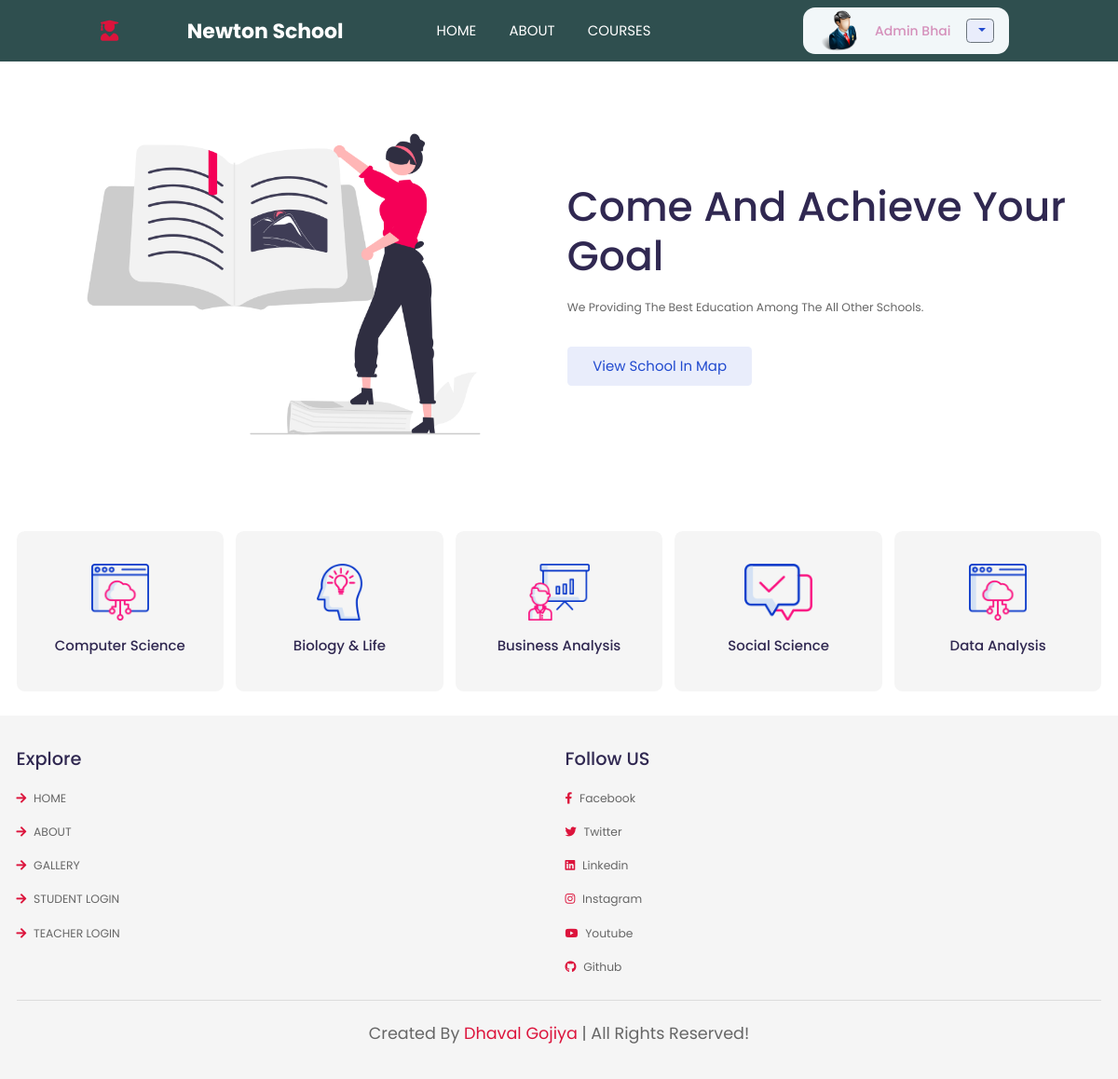
Page / (signed in) on the committed database.
### users/models.py (models this page shows)
class SchoolUser(AbstractUser):
    USER_CHOICE = [(USER_CHOICE_VALUE_TEACHER, 'Teacher'),
                   (USER_CHOICE_VALUE_STUDENT, 'Student'),
                   ]
    birthdate = models.DateField(null=True, blank=True)
    phone = models.IntegerField(null=True, blank=True)
    standard = models.IntegerField(null=True, blank=True)
    subject = models.CharField(max_length=30, blank=True)
    email = models.EmailField(unique=True)
    local_address = models.TextField(max_length=200, blank=True)
    permanent_address = models.TextField(max_length=200, blank=True)
    user_type = models.CharField(max_length=10, choices=USER_CHOICE)
    terms_conditions = models.BooleanField(default=False)
    user_icon = models.ImageField(upload_to='images/profile-icon', blank=True,
                                  default='images/no-profile-icon/default.png')
    REQUIRED_FIELDS = ['local_address', 'email']

### newtonschool/views.py (the view)
# urls.py: path('', views.newton_school_dashboard, name='school_dashboard'),
def newton_school_dashboard(request):
    return render(request, "newtonschool/dashboard.html", )

### newtonschool/templates/newtonschool/dashboard.html (shortened to what this page needs)
<!DOCTYPE html>
{% load static %}
<html lang="en">
<head>
    <link rel="stylesheet" href="https://cdnjs.cloudflare.com/ajax/libs/font-awesome/5.15.4/css/all.min.css">
    <link rel="stylesheet" href="{% static 'css/bootstrap.css' %}">
    <link rel="stylesheet" href="{% static 'newtonschool/css/style.css' %}">
</head>
<body>
<header class="header">
    <a href="{% url 'school_dashboard' %}" class="logo"> <i class="fas fa-user-graduate"></i></a> <a
        href="{% url 'school_dashboard' %}" class="logo">Newton School</a>
    <nav class="navbar">
        <ul>
            <li><a href="{% url 'school_dashboard' %}">HOME</a></li>
            <li><a href="{% url 'school_about' %}">ABOUT</a></li>
            <li><a href="{% url 'courses' %}">COURSES</a></li>
        </ul>
        {% if request.user.is_authenticated %}
        <div class="dropdown navbar-nav">
            <img class="login-icon" src="{{ request.user.user_icon.url }}" alt="User Profile Image"/>
            <a href="#" class="user-pf">{{ request.user.get_full_name }}</a>
            <button class="btn btn-secondary dropdown-toggle" type="button" id="dropdownMenuButton1"
            >
            </button>
        </div>
        {% endif %}
    </nav>
</header>
<section class="home">
    <div class="image">
        <img src="{% static 'newtonschool/images/home-img.png'%}" alt="">
    </div>
    <div class="content">
        <h3>come and achieve your goal</h3>
        <p>we providing the best education among the all other schools.</p>
        <a href="map.html" class="btn">View school in map</a>
    </div>
</section>
<section class="category">
    <a href="#" class="box">
        <img src="{% static 'newtonschool/images/category-1.png'%}" alt="">
        <h3>computer science</h3>
    </a>
    <a href="#" class="box">
        <img src="{% static 'newtonschool/images/category-2.png'%}" alt="">
        <h3>biology & life</h3>
    </a>
    <a href="#" class="box">
        <img src="{% static 'newtonschool/images/category-3.png'%}" alt="">
        <h3>business analysis</h3>
    </a>
    <a href="#" class="box">
        <img src="{% static 'newtonschool/images/category-4.png'%}" alt="">
        <h3>social science</h3>
    </a>
    <a href="#" class="box">
        <img src="{% static 'newtonschool/images/category-5.png'%}" alt="">
        <h3>data analysis</h3>
    </a>
</section>
<section class="footer">
    <div class="box-container">
        <div class="box">
            <h3>explore</h3>
            <a href="{% url 'school_dashboard' %}"> <i class="fas fa-arrow-right"></i> HOME </a>
            <a href="{% url 'school_about' %}"> <i class="fas fa-arrow-right"></i> ABOUT </a>
            <a href="course-1.html"> <i class="fas fa-arrow-right"></i> GALLERY </a>
            <a href="{% url 'student_reg' %}"> <i class="fas fa-arrow-right"></i> STUDENT LOGIN </a>
            <a href="{% url 'teacher_reg' %}"> <i class="fas fa-arrow-right"></i> TEACHER LOGIN </a>
        </div>
        <div class="box">
            <h3>Follow US</h3>
            <a href="#"> <i class="fab fa-facebook-f"></i> facebook </a>
            <a href="#"> <i class="fab fa-twitter"></i> twitter </a>
            <a href="#"> <i class="fab fa-linkedin"></i> linkedin </a>
            <a href="#"> <i class="fab fa-instagram"></i> instagram </a>
            <a href="https://www.youtube.com/channel/UCXxTe5lB_fjn1H5azGBgWDw"> <i class="fab fa-youtube"></i> youtube
            </a>
            <a href="#"> <i class="fab fa-github"></i> github </a>
        </div>
    </div>
    <div class="credit"> created by <span>Dhaval Gojiya</span> | all rights reserved!</div>
</section>
</body>
</html>

### newtonschool/static/newtonschool/css/style.css (style rules this page uses)
* { font-family: 'Poppins', sans-serif; margin: 0; padding: 0; -webkit-box-sizing: border-box; box-sizing: border-box; text-transform: capitalize; text-decoration: none; outline: none; border: none; -webkit-transition: all .2s linear; transition: all .2s linear; }
html { font-size: 62.5%; overflow-x: hidden; }
section { padding: 3rem 9%; }
.btn { display: inline-block; margin-top: 1rem; padding: 1rem 3rem; background: #e9edfb; color: #224bcf; cursor: pointer; border-radius: .5rem; font-size: 1.7rem; }
.header { position: -webkit-sticky; position: sticky; top: 0; left: 0; right: 0; z-index: 1000; display: -webkit-box; display: -ms-flexbox; display: flex; -webkit-box-align: center; -ms-flex-align: center; align-items: center; gap: 2rem; -webkit-box-pack: justify; -ms-flex-pack: justify; justify-content: space-between; padding: 0 9%; background: darkslategrey; }
.header .logo { font-size: 2.5rem; font-weight: bolder; color: #fff; flex-shrink: 0; }
.header .logo i { color: crimson; }
.header .navbar ul { list-style: none; }
.header .navbar ul li { position: relative; float: left; }
.header .navbar ul li a { padding: 2rem; display: block; font-size: 1.7rem; color: #fff; }
.home { display: -webkit-box; display: -ms-flexbox; display: flex; -webkit-box-align: center; -ms-flex-align: center; align-items: center; -ms-flex-wrap: wrap; flex-wrap: wrap; gap: 2rem; }
.home .image { -webkit-box-flex: 1; -ms-flex: 1 1 42rem; flex: 1 1 42rem; }
.home .image img { width: 100%; }
.home .content { -webkit-box-flex: 1; -ms-flex: 1 1 42rem; flex: 1 1 42rem; }
.home .content h3 { color: #302851; font-size: 5rem; }
.home .content p { font-size: 1.4rem; color: #666; padding: 1rem 0; line-height: 2.5; }
.category { display: -ms-grid; display: grid; -ms-grid-columns: (minmax(16rem, 1fr))[auto-fit]; grid-template-columns: repeat(auto-fit, minmax(16rem, 1fr)); gap: 1.5rem; }
.category .box { border-radius: 1rem; background: #f5f5f5; padding: 4rem 3rem; text-align: center; }
.category .box img { height: 7rem; margin-bottom: 2rem; }
.category .box h3 { font-size: 1.7rem; color: #302851; }
.footer { background: #f5f5f5; }
.footer .box-container { display: -ms-grid; display: grid; -ms-grid-columns: (minmax(25rem, 1fr))[auto-fit]; grid-template-columns: repeat(auto-fit, minmax(25rem, 1fr)); gap: 1.5rem; }
.footer .box-container .box h3 { font-size: 2.2rem; padding: 1rem 0; color: #302851; }
.footer .box-container .box a { display: block; font-size: 1.4rem; padding: 1rem 0; color: #666; }
.footer .box-container .box a i { color: crimson; padding-right: .5rem; }
.footer .credit { text-align: center; margin-top: 2rem; padding: 1rem; padding-top: 2.5rem; font-size: 2rem; color: #666; border-top: 0.1rem solid rgba(0, 0, 0, 0.1); }
.footer .credit span { color: crimson; }
@media (max-width: 1200px) { html { font-size: 55%; } }
@media (max-width: 1200px) { section { padding: 3rem 2rem; } }
.login-icon { width: 20%; }
.navbar ul { margin: 0; }
.user-pf { color: rgb(213,144,187); font-size: 14px; font-weight: 500; }
.dropdown-toggle.btn { margin: 0; padding: 1px 8px; }
.navbar-nav { position:relative; display: flex; -ms-flex-direction: column; flex-direction: row; padding: 0.3rem 0; justify-content: space-evenly; align-items: center; flex-basis: 35%; background-color: #f2f7f9; border-radius: 13px; }

### rows in the picture
SchoolUser: user.user_icon (picture), user.get_full_name "Admin Bhai"
